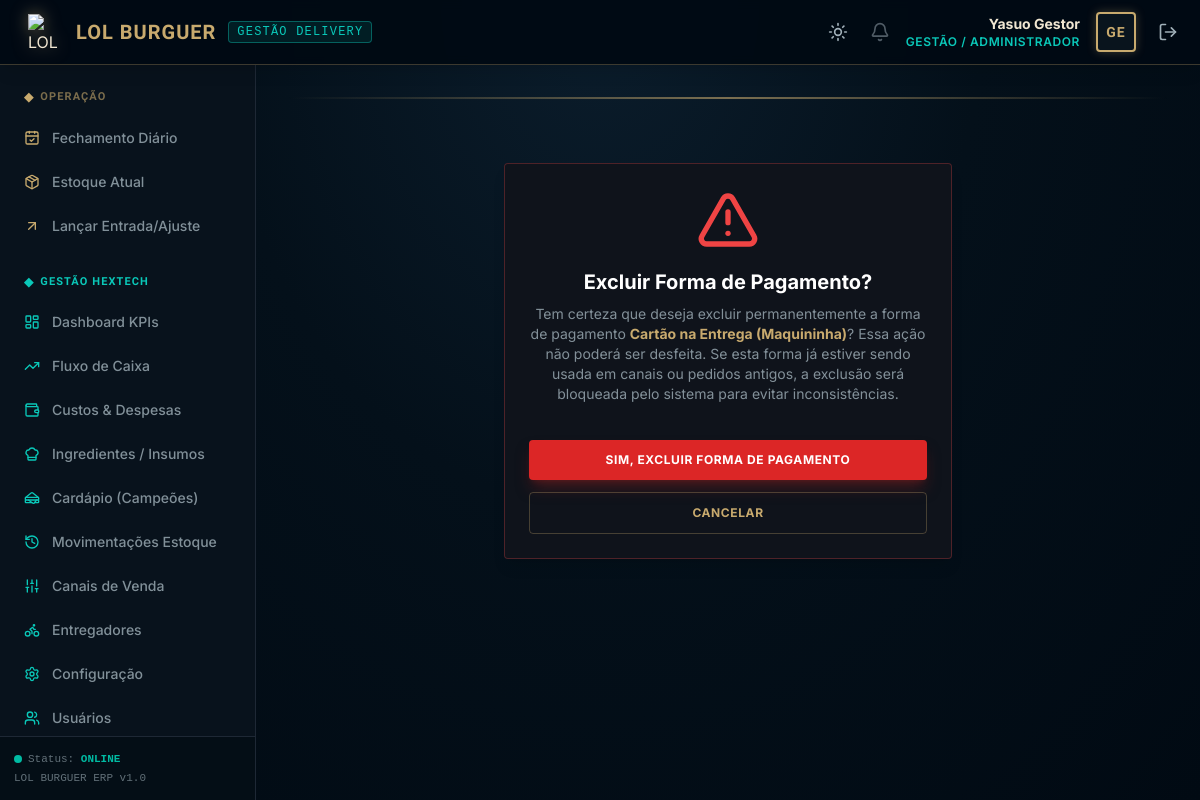
The page /vendas/formas-pagamento/4/excluir/ (signed in) on the database its author committed.
### core/models.py (models this page shows, shortened)
class Usuario(AbstractUser):
    ROLE_CHOICES = (
        ('GESTAO', 'Gestão / Administrador'),
        ('OPERADOR', 'Operador de Caixa / Atendente'),
    )
    role = models.CharField(
        max_length=20,
        choices=ROLE_CHOICES,
        default='OPERADOR',
        verbose_name="Cargo / Nível de Acesso"
    )
    class Meta:
        verbose_name = "Usuário"
        verbose_name_plural = "Usuários"
        ordering = ['username']

### vendas/models.py (models this page shows, shortened)
class FormaPagamento(models.Model):
    nome = models.CharField(max_length=50, unique=True, verbose_name="Nome da Forma de Pagamento")
    class Meta:
        verbose_name = "Forma de Pagamento"
        verbose_name_plural = "Formas de Pagamento"
        ordering = ['nome']

### core/decorators.py (the view)
    def _wrapped_view_func(request, *args, **kwargs):
        if request.user.is_authenticated and request.user.role == 'GESTAO':
            return view_func(request, *args, **kwargs)
        messages.error(request, "Acesso negado: Apenas a Gestão tem permissão para acessar esta página.")
        return redirect('home')

### vendas/views.py (called while the page is built, shortened)
@login_required
@gestao_required
def forma_pagamento_excluir(request, pk):
    fp = get_object_or_404(FormaPagamento, pk=pk)
    return render(request, 'vendas/forma_pagamento_confirm_delete.html', {'forma': fp})

### templates/vendas/forma_pagamento_confirm_delete.html (shortened to what this page needs)
{% extends "base.html" %}
{% block content %}
<div class="max-w-md mx-auto mt-10">
    <div class="bg-hex_dark_card border border-red-500/30 p-6 rounded shadow-lg text-center relative overflow-hidden group">
        <div class="absolute inset-0 bg-red-950/10 z-0"></div>
        <div class="relative z-10">
            <i data-lucide="alert-triangle" class="w-16 h-16 mx-auto text-red-500 mb-4 animate-pulse"></i>
            <h1 class="text-xl font-bold text-white mb-2">Excluir Forma de Pagamento?</h1>
            <p class="text-sm text-hex_gold_dim/80 mb-6">
                Tem certeza que deseja excluir permanentemente a forma de pagamento <strong class="text-hex_gold">{{ forma.nome }}</strong>?
                Essa ação não poderá ser desfeita. Se esta forma já estiver sendo usada em canais ou pedidos antigos, a exclusão será bloqueada pelo sistema para evitar inconsistências.
            </p>
            <form method="post" class="flex flex-col space-y-3">
                <button type="submit" class="w-full bg-red-600 hover:bg-red-500 text-white font-bold py-3 px-4 rounded transition-colors uppercase tracking-wider text-xs shadow-lg shadow-red-900/50">
                    Sim, Excluir Forma de Pagamento
                </button>
                <a href="{% url 'forma_pagamento_listar' %}" class="w-full bg-transparent border border-hex_gold/30 hover:border-hex_gold text-hex_gold hover:text-white font-bold py-3 px-4 rounded transition-all uppercase tracking-wider text-xs">
                    Cancelar
                </a>
            </form>
        </div>
    </div>
</div>
{% endblock %}

### templates/base.html (shortened to what this page needs)
<!DOCTYPE html>
<html lang="pt-br" class="h-full">
<head>
    <script src="https://cdn.tailwindcss.com"></script>
</head>
<body class="h-full flex flex-col" x-data="{ mobileSidebarOpen: false }">
    <header class="bg-hex_dark_bg/95 border-b border-hex_gold/30 px-4 py-3 flex items-center justify-between z-20 shadow-lg backdrop-blur-sm">
        <div class="flex items-center space-x-3">
            <div class="flex items-center space-x-3">
                <img src="/media/produtos/logo.png" alt="LOL BURGUER Logo" class="w-9 h-9 object-contain filter drop-shadow-[0_0_8px_rgba(200,170,110,0.5)]">
                <span class="text-xl font-bold title-hex text-hex_gold tracking-wider">LOL BURGUER</span>
                <span class="hidden md:inline-block text-xs font-mono uppercase tracking-widest text-hex_blue border border-hex_blue/40 bg-hex_blue/10 px-2 py-0.5 rounded">
                    Gestão Delivery
                </span>
            </div>
        </div>
        <div class="flex items-center space-x-4">
            <button type="button" onclick="lbToggleTheme()" title="Alternar tema claro / escuro"
                class="text-hex_gold_dim hover:text-hex_gold p-1.5 rounded hover:bg-hex_active transition-all">
                <i data-lucide="sun" class="w-5 h-5 lb-icon-dark"></i>
            </button>
            {% if user.is_authenticated %}
                <div hx-get="{% url 'notificacoes_badge' %}" hx-trigger="load, every 60s" class="relative group cursor-pointer mr-2">
                    <i data-lucide="bell" class="w-5 h-5 text-hex_gold_dim opacity-50 group-hover:opacity-100 transition-opacity"></i>
                </div>
                <div class="text-right hidden sm:block">
                    <p class="text-sm font-bold text-hex_gold_light">{{ user.get_full_name|default:user.username }}</p>
                    <p class="text-xs text-hex_blue uppercase tracking-wider font-semibold">{{ user.get_role_display }}</p>
                </div>
                <div class="w-10 h-10 border-2 border-hex_gold rounded flex items-center justify-center bg-hex_dark_card shadow-[0_0_10px_rgba(200,170,110,0.3)]">
                    <span class="text-hex_gold font-bold title-hex text-sm">{{ user.username|slice:":2"|upper }}</span>
                </div>
                <a href="{% url 'logout' %}" class="text-hex_gold_dim hover:text-hex_gold p-1.5 rounded hover:bg-hex_dark_card transition-all" title="Sair do Sistema">
                    <i data-lucide="log-out" class="w-5 h-5"></i>
                </a>
            {% else %}
                <span class="text-xs uppercase text-hex_gold_dim font-mono">Sem autenticação</span>
            {% endif %}
        </div>
    </header>
    <div class="flex-1 flex min-h-0 overflow-hidden">
        {% if user.is_authenticated %}
        <aside
            :class="mobileSidebarOpen ? 'translate-x-0' : '-translate-x-full lg:translate-x-0'"
            class="fixed inset-y-0 left-0 pt-16 lg:pt-0 lg:static w-64 bg-hex_dark_card/95 border-r border-hex_dark_border flex flex-col justify-between transition-transform duration-300 ease-in-out z-10 lg:z-0 backdrop-blur-sm"
        >
            <div class="flex-1 overflow-y-auto px-3 py-6 space-y-7">
                <div>
                    <h3 class="text-[11px] uppercase text-hex_gold/60 font-bold tracking-widest mb-3 px-3 title-hex flex items-center space-x-1.5">
                        <span class="text-hex_gold text-xs">◆</span>
                        <span>Operação</span>
                    </h3>
                    <nav class="space-y-1">
                        <a href="{% url 'fechamento_diario' %}" class="flex items-center space-x-3 px-3 py-2.5 rounded text-sm font-medium transition-all hover:bg-hex_dark_bg/80 hover:text-hex_gold_light {% if request.resolver_match.url_name == 'fechamento_diario' %}bg-hex_active text-hex_gold_light border-l-4 border-hex_gold font-bold shadow-[0_0_10px_rgba(200,170,110,0.15)]{% else %}text-hex_gold_dim/80{% endif %}">
                            <i data-lucide="calendar-check" class="w-4 h-4 text-hex_gold"></i>
                            <span>Fechamento Diário</span>
                        </a>
                        <a href="{% url 'estoque_resumo' %}" class="flex items-center space-x-3 px-3 py-2.5 rounded text-sm font-medium transition-all hover:bg-hex_dark_bg/80 hover:text-hex_gold_light {% if request.resolver_match.url_name == 'estoque_resumo' %}bg-hex_active text-hex_gold_light border-l-4 border-hex_gold font-bold shadow-[0_0_10px_rgba(200,170,110,0.15)]{% else %}text-hex_gold_dim/80{% endif %}">
                            <i data-lucide="package" class="w-4 h-4 text-hex_gold"></i>
                            <span>Estoque Atual</span>
                        </a>
                        <a href="{% url 'estoque_ajustar' %}" class="flex items-center space-x-3 px-3 py-2.5 rounded text-sm font-medium transition-all hover:bg-hex_dark_bg/80 hover:text-hex_gold_light {% if request.resolver_match.url_name == 'estoque_ajustar' %}bg-hex_active text-hex_gold_light border-l-4 border-hex_gold font-bold shadow-[0_0_10px_rgba(200,170,110,0.15)]{% else %}text-hex_gold_dim/80{% endif %}">
                            <i data-lucide="arrow-up-right" class="w-4 h-4 text-hex_gold"></i>
                            <span>Lançar Entrada/Ajuste</span>
                        </a>
                    </nav>
                </div>
                {% if user.role == 'GESTAO' %}
                <div>
                    <h3 class="text-[11px] uppercase text-hex_blue font-bold tracking-widest mb-3 px-3 title-hex flex items-center space-x-1.5">
                        <span class="text-hex_blue text-xs">◆</span>
                        <span>Gestão Hextech</span>
                    </h3>
                    <nav class="space-y-1">
                        <a href="{% url 'dashboard' %}" class="flex items-center space-x-3 px-3 py-2.5 rounded text-sm font-medium transition-all hover:bg-hex_dark_bg/80 hover:text-hex_blue {% if request.resolver_match.url_name == 'dashboard' %}bg-hex_active text-hex_blue border-l-4 border-hex_blue font-bold shadow-[0_0_10px_rgba(10,200,185,0.2)]{% else %}text-hex_gold_dim/80{% endif %}">
                            <i data-lucide="layout-dashboard" class="w-4 h-4 text-hex_blue"></i>
                            <span>Dashboard KPIs</span>
                        </a>
                        <a href="{% url 'fluxo_caixa_projetado' %}" class="flex items-center space-x-3 px-3 py-2.5 rounded text-sm font-medium transition-all hover:bg-hex_dark_bg/80 hover:text-hex_blue {% if request.resolver_match.url_name == 'fluxo_caixa_projetado' %}bg-hex_active text-hex_blue border-l-4 border-hex_blue font-bold shadow-[0_0_10px_rgba(10,200,185,0.2)]{% else %}text-hex_gold_dim/80{% endif %}">
                            <i data-lucide="trending-up" class="w-4 h-4 text-hex_blue"></i>
                            <span>Fluxo de Caixa</span>
                        </a>
                        <a href="{% url 'despesa_listar' %}" class="flex items-center space-x-3 px-3 py-2.5 rounded text-sm font-medium transition-all hover:bg-hex_dark_bg/80 hover:text-hex_blue {% if request.resolver_match.url_name == 'despesa_listar' or 'despesa_criar' in request.resolver_match.url_name or 'despesa_editar' in request.resolver_match.url_name %}bg-hex_active text-hex_blue border-l-4 border-hex_blue font-bold shadow-[0_0_10px_rgba(10,200,185,0.2)]{% else %}text-hex_gold_dim/80{% endif %}">
                            <i data-lucide="wallet" class="w-4 h-4 text-hex_blue"></i>
                            <span>Custos & Despesas</span>
                        </a>
                        <a href="{% url 'ingrediente_listar' %}" class="flex items-center space-x-3 px-3 py-2.5 rounded text-sm font-medium transition-all hover:bg-hex_dark_bg/80 hover:text-hex_blue {% if request.resolver_match.url_name == 'ingrediente_listar' %}bg-hex_active text-hex_blue border-l-4 border-hex_blue font-bold shadow-[0_0_10px_rgba(10,200,185,0.2)]{% else %}text-hex_gold_dim/80{% endif %}">
                            <i data-lucide="chef-hat" class="w-4 h-4 text-hex_blue"></i>
                            <span>Ingredientes / Insumos</span>
                        </a>
                        <a href="{% url 'produto_listar' %}" class="flex items-center space-x-3 px-3 py-2.5 rounded text-sm font-medium transition-all hover:bg-hex_dark_bg/80 hover:text-hex_blue {% if request.resolver_match.url_name == 'produto_listar' %}bg-hex_active text-hex_blue border-l-4 border-hex_blue font-bold shadow-[0_0_10px_rgba(10,200,185,0.2)]{% else %}text-hex_gold_dim/80{% endif %}">
                            <i data-lucide="sandwich" class="w-4 h-4 text-hex_blue"></i>
                            <span>Cardápio (Campeões)</span>
                        </a>
                        <a href="{% url 'estoque_historico' %}" class="flex items-center space-x-3 px-3 py-2.5 rounded text-sm font-medium transition-all hover:bg-hex_dark_bg/80 hover:text-hex_blue {% if request.resolver_match.url_name == 'estoque_historico' %}bg-hex_active text-hex_blue border-l-4 border-hex_blue font-bold shadow-[0_0_10px_rgba(10,200,185,0.2)]{% else %}text-hex_gold_dim/80{% endif %}">
                            <i data-lucide="history" class="w-4 h-4 text-hex_blue"></i>
                            <span>Movimentações Estoque</span>
                        </a>
                        <a href="{% url 'canal_listar' %}" class="flex items-center space-x-3 px-3 py-2.5 rounded text-sm font-medium transition-all hover:bg-hex_dark_bg/80 hover:text-hex_blue {% if request.resolver_match.url_name == 'canal_listar' %}bg-hex_active text-hex_blue border-l-4 border-hex_blue font-bold shadow-[0_0_10px_rgba(10,200,185,0.2)]{% else %}text-hex_gold_dim/80{% endif %}">
                            <i data-lucide="sliders" class="w-4 h-4 text-hex_blue"></i>
                            <span>Canais de Venda</span>
                        </a>
                        <a href="{% url 'entregador_listar' %}" class="flex items-center space-x-3 px-3 py-2.5 rounded text-sm font-medium transition-all hover:bg-hex_dark_bg/80 hover:text-hex_blue {% if request.resolver_match.url_name == 'entregador_listar' %}bg-hex_active text-hex_blue border-l-4 border-hex_blue font-bold shadow-[0_0_10px_rgba(10,200,185,0.2)]{% else %}text-hex_gold_dim/80{% endif %}">
                            <i data-lucide="bike" class="w-4 h-4 text-hex_blue"></i>
                            <span>Entregadores</span>
                        </a>
                        <a href="{% url 'configuracao_financeira' %}" class="flex items-center space-x-3 px-3 py-2.5 rounded text-sm font-medium transition-all hover:bg-hex_dark_bg/80 hover:text-hex_blue {% if request.resolver_match.url_name == 'configuracao_financeira' %}bg-hex_active text-hex_blue border-l-4 border-hex_blue font-bold shadow-[0_0_10px_rgba(10,200,185,0.2)]{% else %}text-hex_gold_dim/80{% endif %}">
                            <i data-lucide="settings" class="w-4 h-4 text-hex_blue"></i>
                            <span>Configuração</span>
                        </a>
                        <a href="{% url 'usuario_listar' %}" class="flex items-center space-x-3 px-3 py-2.5 rounded text-sm font-medium transition-all hover:bg-hex_dark_bg/80 hover:text-hex_blue {% if 'usuario' in request.resolver_match.url_name %}bg-hex_active text-hex_blue border-l-4 border-hex_blue font-bold shadow-[0_0_10px_rgba(10,200,185,0.2)]{% else %}text-hex_gold_dim/80{% endif %}">
                            <i data-lucide="users" class="w-4 h-4 text-hex_blue"></i>
                            <span>Usuários</span>
                        </a>
                    </nav>
                </div>
                {% endif %}
            </div>
            <div class="p-3.5 border-t border-hex_dark_border bg-hex_dark_bg/50 text-[11px] font-mono text-hex_gold_dim/60">
                <p class="flex items-center space-x-1.5">
                    <span class="w-2 h-2 rounded-full bg-hex_success animate-pulse inline-block"></span>
                    <span>Status: <strong class="text-hex_success font-semibold">ONLINE</strong></span>
                </p>
                <p class="mt-0.5">LOL BURGUER ERP v1.0</p>
            </div>
        </aside>
        {% endif %}
        <main class="flex-1 flex flex-col overflow-y-auto min-h-0 p-4 md:p-6 lg:p-8 relative">
            <div class="h-0.5 bg-gradient-to-r from-transparent via-hex_gold to-transparent mb-6 opacity-60"></div>
            {% block content %}
            {% endblock %}
        </main>
    </div>
</body>
</html>

### templates/base.html (style rules this page uses)
:root { --c-bg: 1 10 19; --c-card: 9 20 29; --c-border: 30 40 53; --c-active: 11 29 44; --c-gold: 200 170 110; --c-text: 240 230 210; --c-text-dim: 160 176 185; --c-teal: 10 200 185; --c-teal-dark: 0 90 130; --c-danger: 232 64 87; --c-success: 0 187 163; --c-warning: 233 164 0; --c-invert: 255 255 255; --bg-image: radial-gradient(ellipse at 50% 0%, #0B1D2C 0%, #04101A 45%, #010A13 100%); --shadow-soft: 0 0 15px rgba(200, 170, 110, 0.18); --scroll-thumb: #C8AA6E; --scroll-track: #010A13; }
body { font-family: 'Inter', 'Rubik', sans-serif; background-color: rgb(var(--c-bg)); background-image: var(--bg-image); background-attachment: fixed; color: rgb(var(--c-text)); }
.title-hex { font-family: 'Marcellus', 'Cinzel', serif; letter-spacing: 0.08em; }

### rows shown on the page
Usuario: get_full_name "Yasuo Gestor", role "GESTÃO / ADMINISTRADOR", username "GE"
FormaPagamento: nome "Cartão na Entrega (Maquininha)"
